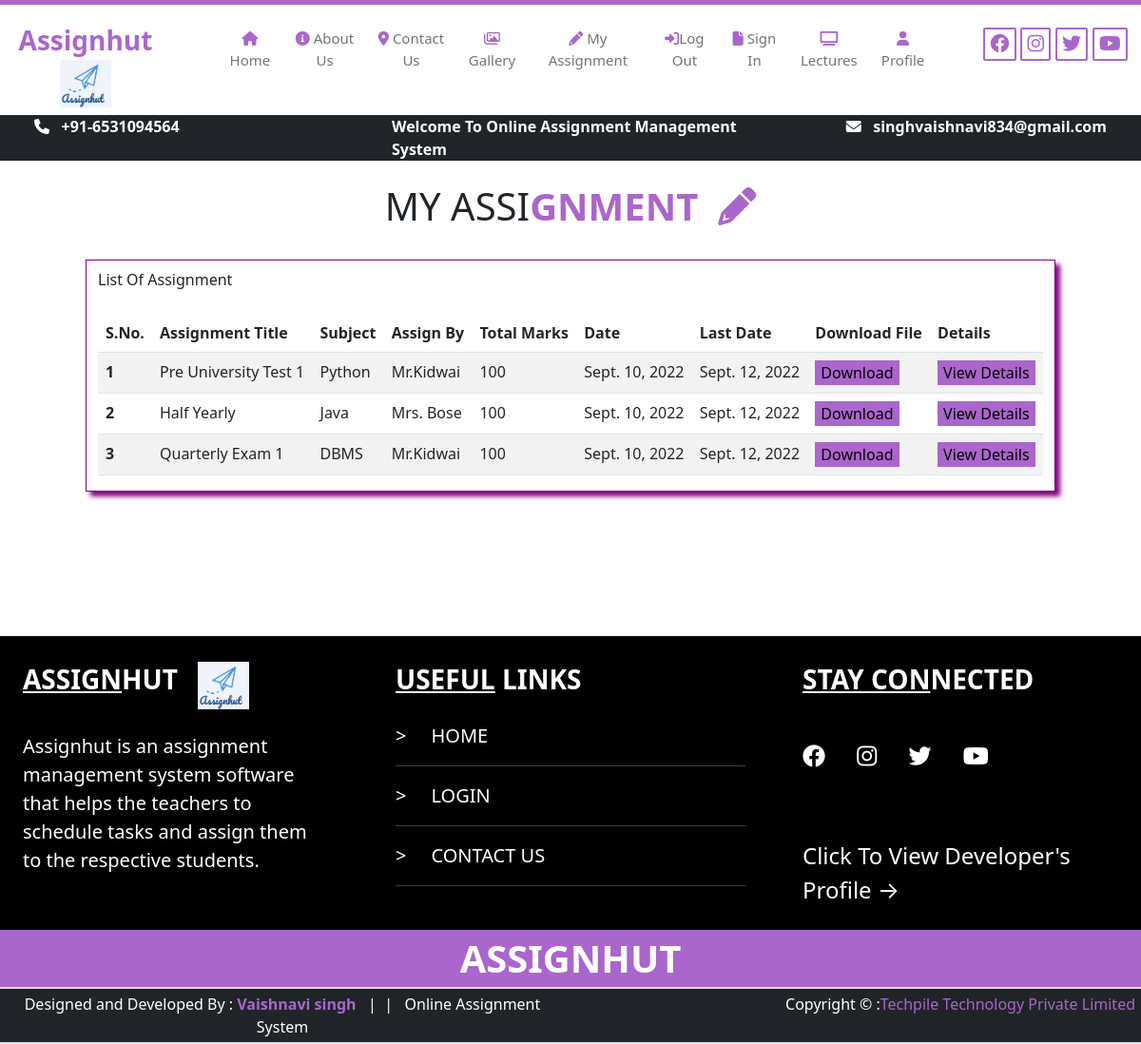
Page /user/myassignment/ (signed in) on the committed database.
### user/models.py (models this page shows)
class assignmenttbl(models.Model):
    atitle=models.CharField(max_length=200)
    adesc=models.TextField()
    course=models.CharField(max_length=100)
    semester=models.CharField(max_length=100)
    asub=models.CharField(max_length=100)
    assignby=models.ForeignKey(teacherreg,on_delete=models.CASCADE,null=True)
    assigndate=models.DateField()
    totalmarks=models.IntegerField()
    lastdate=models.DateField()
    status=models.CharField(max_length=20)
    attachfile=models.FileField(upload_to='static/testfile/',null=True)

class teacherreg(models.Model):
    name=models.CharField(max_length=100)
    post=models.CharField(max_length=100)
    relcourse=models.CharField(max_length=100)
    profilepic=models.ImageField(upload_to='static/teacherpic/',null=True)
    def __str__(self):
        return self.name

### user/views.py (the view)
# urls.py: path('myassignment/', views.myassignment),
def myassignment(request):
    if request.session.get('user'):
        course=request.session.get('course')
        sem=request.session.get('sem')
        assignment=assignmenttbl.objects.filter(status='True').order_by('id')
    else:
        return HttpResponse("<script>alert('Log in first');window.location.href='/user/login/';</script>")
    return render(request, 'user/myassignment.html',{'assignment':assignment})

### templates/user/myassignment.html (shortened to what this page needs)
{% extends 'base.html' %}
{% load static %}
{% block a %}
<head>
</head>
<body>
<br>
<h1 class="text-center">MY ASSI<b style="color:#aa66cc">GNMENT</b>&nbsp;&nbsp;<i class="fa-solid fa-pencil text-mycolor"></i></h1>
<br>
<div class="row">
    <div class="col-sm-1"></div>
    <div class="col-sm-10" style="border:1px solid purple;box-shadow:5px 5px 5px purple">
<table class="table table-striped table-hover">
    <caption class="table caption-top">List Of Assignment</caption>
    <thead>
  <tr>
      <th scope="col">S.No.</th>
      <th scope="col">Assignment Title</th>
      <th scope="col">Subject</th>
      <th scope="col">Assign By</th>
      <th scope="col">Total Marks</th>
      <th scope="col">Date</th>
      <th scope="col">Last Date</th>
      <th scope="col">Download File</th>
      <th scope="col">Details</th>
    </tr>
  </thead>
  <tbody>
    {% if assignment %}
    {% for a in assignment %}
    <tr>
      <th scope="row">{{a.id}}</th>
      <td>{{a.atitle}}</td>
      <td>{{a.asub}}</td>
      <td>{{a.assignby}}</td>
      <td>{{a.totalmarks}}</td>
      <td>{{a.assigndate}}</td>
      <td>{{a.lastdate}}</td>
        <td><a href="/{{a.attachfile}}"><button class="color border border-0" >Download</button></a></td>
        <td><a href="/user/assignmentdetails?id={{a.id}}" style="text-decoration:none;color:black"><input type="submit" value="View Details" class="color border border-0" ></a></td>
    </tr>
    {% endfor %}
    {% endif %}
    </tbody>
</table>
        </div>
    <div class="col-sm-1"></div>
    </div>
<br>
</body>
{% endblock %}

### templates/user/myassignment.html (style rules this page uses)
.color { background:#aa66cc; }

### rows in the picture
assignmenttbl: id "1", atitle "Pre University Test 1", asub "Python", assignby "Mr.Kidwai", totalmarks "100", assigndate "Sept. 10, 2022", lastdate "Sept. 12, 2022"
assignmenttbl: id "2", atitle "Half Yearly", asub "Java", assignby "Mrs. Bose", totalmarks "100", assigndate "Sept. 10, 2022", lastdate "Sept. 12, 2022"
assignmenttbl: id "3", atitle "Quarterly Exam 1", asub "DBMS", assignby "Mr.Kidwai", totalmarks "100", assigndate "Sept. 10, 2022", lastdate "Sept. 12, 2022"
